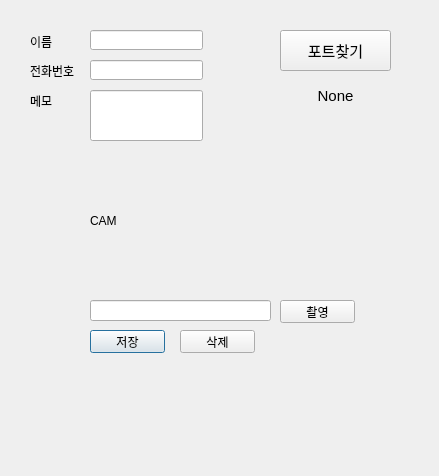
<?xml version="1.0" encoding="UTF-8"?>
<ui version="4.0">
 <class>GUI</class>
 <widget class="QDialog" name="GUI">
  <property name="geometry">
   <rect>
    <x>0</x>
    <y>0</y>
    <width>439</width>
    <height>476</height>
   </rect>
  </property>
  <property name="windowTitle">
   <string>Dialog</string>
  </property>
  <widget class="QLineEdit" name="name_put">
   <property name="geometry">
    <rect>
     <x>90</x>
     <y>30</y>
     <width>113</width>
     <height>20</height>
    </rect>
   </property>
   <property name="text">
    <string/>
   </property>
  </widget>
  <widget class="QLineEdit" name="phone_put">
   <property name="geometry">
    <rect>
     <x>90</x>
     <y>60</y>
     <width>113</width>
     <height>20</height>
    </rect>
   </property>
  </widget>
  <widget class="QLabel" name="name">
   <property name="geometry">
    <rect>
     <x>30</x>
     <y>31</y>
     <width>56</width>
     <height>21</height>
    </rect>
   </property>
   <property name="text">
    <string>이름</string>
   </property>
  </widget>
  <widget class="QLabel" name="phone">
   <property name="geometry">
    <rect>
     <x>30</x>
     <y>60</y>
     <width>56</width>
     <height>21</height>
    </rect>
   </property>
   <property name="text">
    <string>전화번호</string>
   </property>
  </widget>
  <widget class="QLabel" name="memo">
   <property name="geometry">
    <rect>
     <x>30</x>
     <y>90</y>
     <width>51</width>
     <height>21</height>
    </rect>
   </property>
   <property name="text">
    <string>메모</string>
   </property>
  </widget>
  <widget class="QLineEdit" name="memo_put">
   <property name="geometry">
    <rect>
     <x>90</x>
     <y>90</y>
     <width>113</width>
     <height>51</height>
    </rect>
   </property>
  </widget>
  <widget class="QPushButton" name="save">
   <property name="geometry">
    <rect>
     <x>90</x>
     <y>330</y>
     <width>75</width>
     <height>23</height>
    </rect>
   </property>
   <property name="text">
    <string>저장</string>
   </property>
  </widget>
  <widget class="QPushButton" name="back">
   <property name="geometry">
    <rect>
     <x>180</x>
     <y>330</y>
     <width>75</width>
     <height>23</height>
    </rect>
   </property>
   <property name="text">
    <string>삭제</string>
   </property>
  </widget>
  <widget class="QPushButton" name="picture">
   <property name="geometry">
    <rect>
     <x>280</x>
     <y>300</y>
     <width>75</width>
     <height>23</height>
    </rect>
   </property>
   <property name="text">
    <string>촬영</string>
   </property>
  </widget>
  <widget class="QLabel" name="logo">
   <property name="geometry">
    <rect>
     <x>20</x>
     <y>360</y>
     <width>401</width>
     <height>101</height>
    </rect>
   </property>
   <property name="text">
    <string/>
   </property>
   <property name="pixmap">
    <pixmap>C:/Users/Administrator/Pictures/나사렛대학교 로고.jpg</pixmap>
   </property>
  </widget>
  <widget class="QLabel" name="cam">
   <property name="geometry">
    <rect>
     <x>90</x>
     <y>150</y>
     <width>261</width>
     <height>141</height>
    </rect>
   </property>
   <property name="text">
    <string>CAM</string>
   </property>
  </widget>
  <widget class="QLineEdit" name="picture_put">
   <property name="geometry">
    <rect>
     <x>90</x>
     <y>300</y>
     <width>181</width>
     <height>21</height>
    </rect>
   </property>
  </widget>
  <widget class="QLabel" name="lblPort">
   <property name="geometry">
    <rect>
     <x>280</x>
     <y>80</y>
     <width>111</width>
     <height>31</height>
    </rect>
   </property>
   <property name="font">
    <font>
     <family>Arial</family>
     <pointsize>11</pointsize>
    </font>
   </property>
   <property name="text">
    <string>None</string>
   </property>
   <property name="alignment">
    <set>Qt::AlignCenter</set>
   </property>
  </widget>
  <widget class="QPushButton" name="pushButton_6">
   <property name="geometry">
    <rect>
     <x>280</x>
     <y>30</y>
     <width>111</width>
     <height>41</height>
    </rect>
   </property>
   <property name="sizePolicy">
    <sizepolicy hsizetype="Minimum" vsizetype="Expanding">
     <horstretch>0</horstretch>
     <verstretch>0</verstretch>
    </sizepolicy>
   </property>
   <property name="font">
    <font>
     <family>맑은 고딕</family>
     <pointsize>11</pointsize>
    </font>
   </property>
   <property name="text">
    <string>포트찾기</string>
   </property>
  </widget>
 </widget>
 <resources/>
 <connections/>
</ui>
